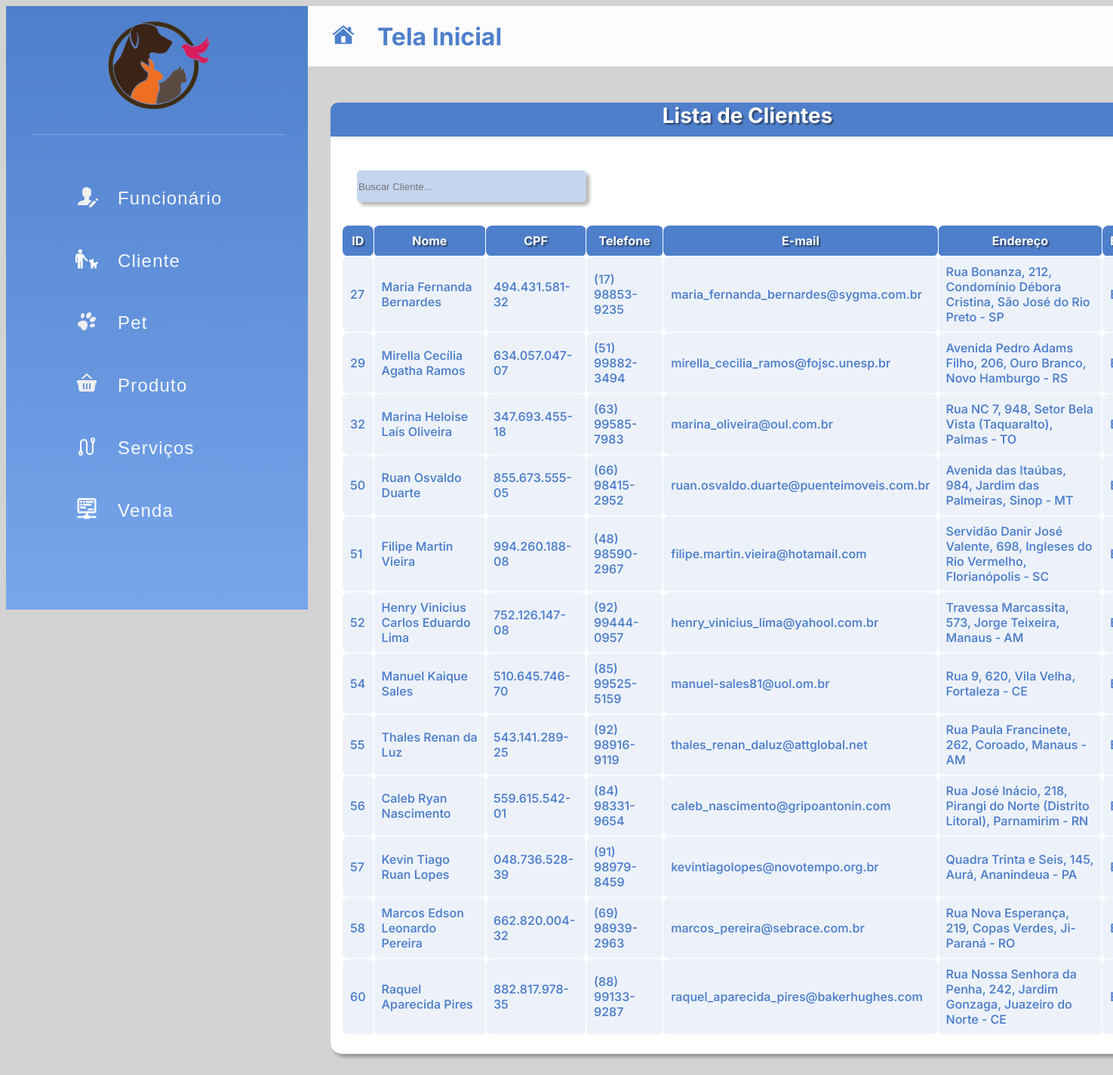
/listarClientes/, run on the app's committed database.
### appPetPlanet/models.py (models this page shows)
class Cliente(models.Model):
    id_cliente = models.AutoField(primary_key=True)
    cpf = models.TextField()
    nome = models.TextField()
    email = models.TextField()
    telefone = models.TextField()
    endereco = models.TextField()

### appPetPlanet/views.py (the view)
# urls.py: path('listarClientes/', views.listarClientes, name='listarClientes'),
def listarClientes(request):
    clientes = {
        'clientes': Cliente.objects.all()
    }
    return render(request, 'cliente/listarClientes.html', clientes)

### appPetPlanet/templates/cliente/listarClientes.html (shortened to what this page needs)
{% extends 'navBar.html' %}
{% block conteudo %}
<div class="container-lista">
    <div class="titulo-tabela">
        <h1>Lista de Clientes</h1>
    </div>
    <div class="conteudo-tabela">
        <input type="text" id="buscarCliente" onkeyup="buscarCliente()" placeholder="Buscar Cliente...">
        <table id="tableClientes" class="table table-bordered table-striped">
            <tr>
                <th>ID</th>
                <th>Nome</th>
                <th>CPF</th>
                <th>Telefone</th>
                <th>E-mail</th>
                <th>Endereço</th>
                <th>Editar</th>
            </tr>
            {% for cliente in clientes %}
            <tr>
                <td>{{cliente.id_cliente}}</td>
                <td>{{cliente.nome}}</td>
                <td>{{cliente.cpf}}</td>
                <td>{{cliente.telefone}}</td>
                <td>{{cliente.email}}</td>
                <td>{{cliente.endereco}}</td>
                <td><a href="{% url 'infoCliente' %}{{cliente.id_cliente}}">Editar</a></td>
            </tr>
            {% endfor %}
        </table>
    </div>
</div>
{% endblock %}

### static/navBar.css (style rules this page uses)
body { background-color: rgb(211, 211, 211); font-family: "Inter", sans-serif; }
table, th, td { border: 1px solid; }
a { text-decoration: none; color: #fffe; }

### static/cadastrar.css (style rules this page uses)
input, select, textarea { box-shadow: 4px 4px 5px rgba(0, 0, 0, 0.315); }
table, th, td { border: 1px solid rgb(255, 255, 255); border-collapse: collapse; border-radius: 8px; }
th, td { padding: 10px 10px; }
th { color: #fff; background-color: #4e7fcb; font-size: 600; text-shadow: rgba(0, 0, 0, 0.504) 2px 2px 2px; }
td { color: #4e7fcb; background-color: #4e80cb1a; font-weight: 550; }
td a { font-weight: 600; color: #4e7fcb; text-shadow: rgba(0, 0, 0, 0.11) 1px 1px 2px; }
.campo-selectServiço select,input { width: 300px; height: 40px; border-radius: 5px; background-color: #4e80cb54; border: 0; margin: 3px 0; }
.container-lista { background-color: #fff; min-width: 997px; width: 100%; min-height: 562px; padding-bottom: 10px; border-radius: 15px; box-shadow: 4px 4px 5px rgba(0, 0, 0, 0.315); }
.conteudo-tabela { margin: 15px; }
.conteudo-tabela input { margin: 30px 20px; }
.titulo-tabela { background-color: #4e7fcb; border-radius: 10px 10px 0 0; height: 45px; padding: 0; text-shadow: rgba(0, 0, 0, 0.504) 2px 2px 2px; box-shadow: 4px 4px 5px rgba(0, 0, 0, 0.048); }
.titulo-tabela h1 { font-size: 28px; font-weight: 700; color: #fff; display: flex; justify-content: center; }

### data on the page
Cliente: id_cliente "27", nome "Maria Fernanda Bernardes", cpf "494.431.581-32", telefone "(17) 98853-9235", email "maria_fernanda_bernardes@sygma.com.br", endereco "Rua Bonanza, 212, Condomínio Débora Cristina, São José do Rio Preto - SP"
Cliente: id_cliente "29", nome "Mirella Cecília Agatha Ramos", cpf "634.057.047-07", telefone "(51) 99882-3494", email "mirella_cecilia_ramos@fojsc.unesp.br", endereco "Avenida Pedro Adams Filho, 206, Ouro Branco, Novo Hamburgo - RS"
Cliente: id_cliente "32", nome "Marina Heloise Laís Oliveira", cpf "347.693.455-18", telefone "(63) 99585-7983", email "marina_oliveira@oul.com.br", endereco "Rua NC 7, 948, Setor Bela Vista (Taquaralto), Palmas - TO"
Cliente: id_cliente "50", nome "Ruan Osvaldo Duarte", cpf "855.673.555-05", telefone "(66) 98415-2952", email "ruan.osvaldo.duarte@puenteimoveis.com.br", endereco "Avenida das Itaúbas, 984, Jardim das Palmeiras, Sinop - MT"
Cliente: id_cliente "51", nome "Filipe Martin Vieira", cpf "994.260.188-08", telefone "(48) 98590-2967", email "filipe.martin.vieira@hotamail.com", endereco "Servidão Danir José Valente, 698, Ingleses do Rio Vermelho, Florianópolis - SC"
Cliente: id_cliente "52", nome "Henry Vinicius Carlos Eduardo Lima", cpf "752.126.147-08", telefone "(92) 99444-0957", email "henry_vinicius_lima@yahool.com.br", endereco "Travessa Marcassita, 573, Jorge Teixeira, Manaus - AM"
Cliente: id_cliente "54", nome "Manuel Kaique Sales", cpf "510.645.746-70", telefone "(85) 99525-5159", email "manuel-sales81@uol.om.br", endereco "Rua 9, 620, Vila Velha, Fortaleza - CE"
Cliente: id_cliente "55", nome "Thales Renan da Luz", cpf "543.141.289-25", telefone "(92) 98916-9119", email "thales_renan_daluz@attglobal.net", endereco "Rua Paula Francinete, 262, Coroado, Manaus - AM"
Cliente: id_cliente "56", nome "Caleb Ryan Nascimento", cpf "559.615.542-01", telefone "(84) 98331-9654", email "caleb_nascimento@gripoantonin.com", endereco "Rua José Inácio, 218, Pirangi do Norte (Distrito Litoral), Parnamirim - RN"
Cliente: id_cliente "57", nome "Kevin Tiago Ruan Lopes", cpf "048.736.528-39", telefone "(91) 98979-8459", email "kevintiagolopes@novotempo.org.br", endereco "Quadra Trinta e Seis, 145, Aurá, Ananindeua - PA"
Cliente: id_cliente "58", nome "Marcos Edson Leonardo Pereira", cpf "662.820.004-32", telefone "(69) 98939-2963", email "marcos_pereira@sebrace.com.br", endereco "Rua Nova Esperança, 219, Copas Verdes, Ji-Paraná - RO"
Cliente: id_cliente "60", nome "Raquel Aparecida Pires", cpf "882.817.978-35", telefone "(88) 99133-9287", email "raquel_aparecida_pires@bakerhughes.com", endereco "Rua Nossa Senhora da Penha, 242, Jardim Gonzaga, Juazeiro do Norte - CE"
